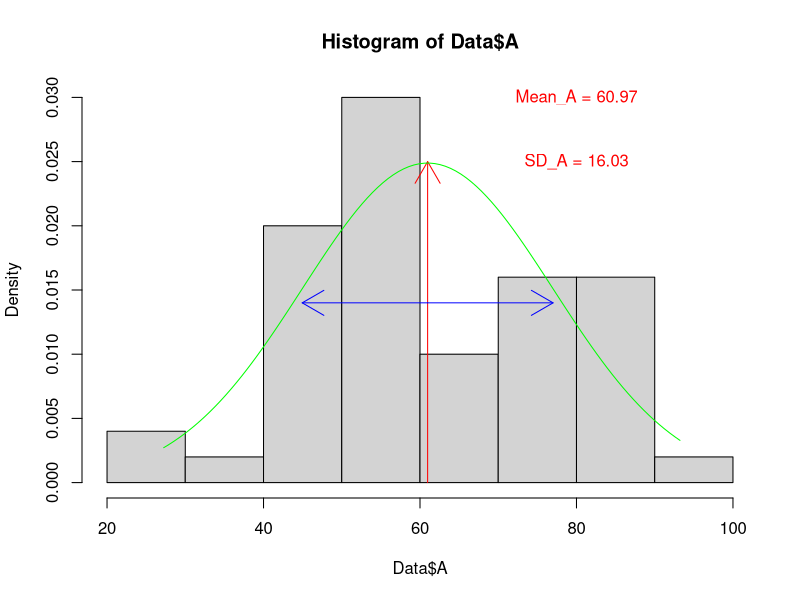
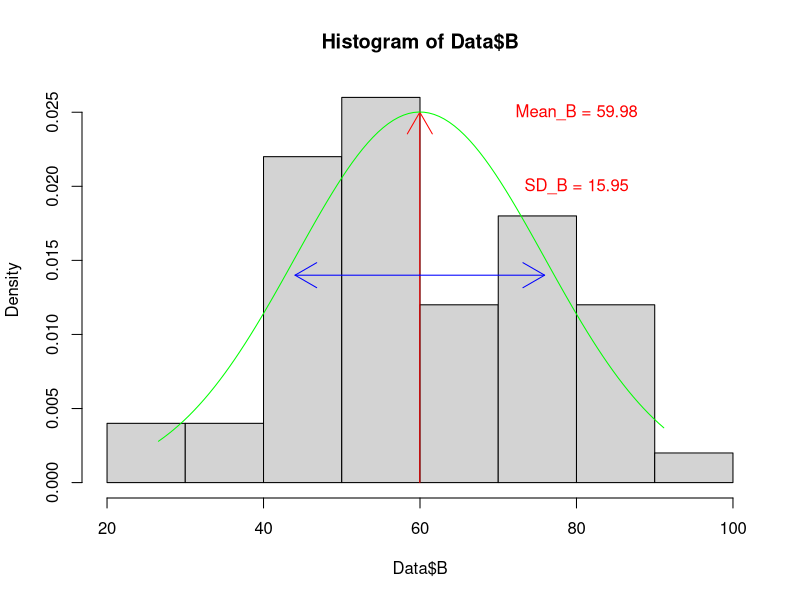

Here is the R script that generated these plots, in order:
#課題1.
#仮説検定とt検定によって執り行う
#H_0はAとBに差がない
#H_1はAとBに差がないとは言えない（A-Bの値が優位水準を満たさない）
Data <- read.table("weight.txt",header=TRUE)
t.test(Data$A,Data$B,paired=TRUE,var.equal=TRUE)

#課題2.
#平均値と標準偏差を求める
Mean_A <- mean(Data$A)
Mean_B <- mean(Data$B)
Mean_A 
Mean_B
SD_A <- sd(Data$A)
SD_B <- sd(Data$B)
SD_A
SD_B

png("3-2-1.png", width = 400, height = 400)
hist(Data$A,freq=FALSE)
 # 矢印を描画
arrows(x0 = Mean_A,  y0 = 0.025, x1 = Mean_A, y1 = 0, col = "red", code = 1, angle = 30)
arrows(x0 = Mean_A + SD_A , y0 = 0.014, x1 = Mean_A, y1 = 0.014, col = "blue", code = 1, angle = 30)
arrows(x0 = Mean_A - SD_A,  y0 = 0.014, x1 = Mean_A, y1 = 0.014, col = "blue", code = 1, angle = 30)
# 正規分布で近似した曲線を追加
x <- seq(min(Data$A), max(Data$A), length = 100)
y <- dnorm(x, mean = Mean_A, sd = SD_A)
lines(x, y, col = "green")
text(80,0.030,labels = paste("Mean_A =", round(Mean_A, 2)), col = "red")
text(80,0.025,labels = paste("SD_A =", round(SD_A, 2)), col = "red")
dev.off()



png("3-2-2.png", width = 400, height = 400)
hist(Data$B,freq=FALSE)
 # 矢印を描画
arrows(x0 = Mean_B,  y0 = 0.025, x1 = Mean_B, y1 = 0, col = "red", code = 1, angle = 30)
arrows(x0 = Mean_B + SD_B , y0 = 0.014, x1 = Mean_B, y1 = 0.014, col = "blue", code = 1, angle = 30)
arrows(x0 = Mean_B - SD_B,  y0 = 0.014, x1 = Mean_B, y1 = 0.014, col = "blue", code = 1, angle = 30)
# 正規分布で近似した曲線を追加
x <- seq(min(Data$B), max(Data$B), length = 100)
y <- dnorm(x, mean = Mean_B, sd = SD_B)
lines(x, y, col = "green")
text(80,0.025,labels = paste("Mean_B =", round(Mean_B, 2)), col = "red")
text(80,0.020,labels = paste("SD_B =", round(SD_B, 2)), col = "red")
dev.off()


#課題3.
#p = 2.8*10^(-2)より優位水準を満たさないのでH_0は棄却される
# 自由度は49
#帰

#課題4
#H_0は棄却され,AとBのデータセットには差があるということがわかる。

#課題5
Data <- read.table("weight.txt",header=TRUE)
t.test(Data$A,Data$B,paired=FALSE,var.equal=TRUE)
#関連2群t-検定では同一集団の条件比較がなされるのに対して,独立2群t-検定では独立した集団のデータに差異があるかどうか示すものであるため,違いが生まれるといって良い

#課題6
#t-検定を行う条件として分散が少ないことが必要である
#⓵与えられたそれぞれのデータが正規分布に近いということ⓶与えられたそれぞれのデータの分散がほぼ等しいこと



